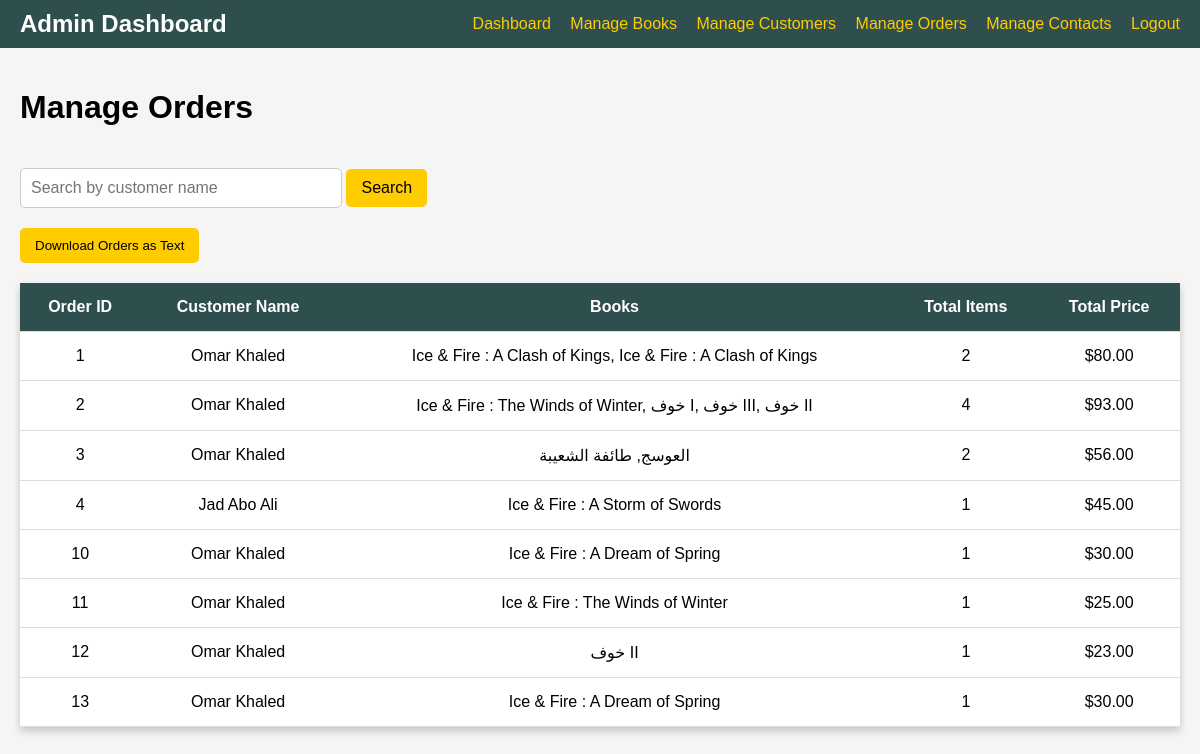
The app's page /admin/orders/manage_orders.php (signed in) with its own data.
### tables this page shows
CREATE TABLE `cart` (
  `id` int(11) NOT NULL,
  `customer_id` int(11) NOT NULL,
  `book_ids` text NOT NULL,
  `total_price` decimal(10,2) NOT NULL,
  `total_items` int(11) DEFAULT 0
);

CREATE TABLE `customer` (
  `id` int(11) NOT NULL,
  `name` varchar(255) NOT NULL,
  `email` varchar(255) NOT NULL,
  `password` varchar(255) NOT NULL,
  `phone_number` varchar(20) DEFAULT NULL
);

### admin/orders/manage_orders.php (the view, shortened to what this page needs)
<?php
include '../../includes/connection.php';
$search = "";
$orders = [];
if ($_SERVER['REQUEST_METHOD'] === 'GET' && isset($_GET['search'])) {
    $search = $_GET['search'];
    $query = "
        SELECT cart.id AS order_id, cart.total_price, cart.book_ids, cart.total_items, customer.name AS customer_name
        FROM cart
        INNER JOIN customer ON cart.customer_id = customer.id
        WHERE customer.name LIKE ?
    ";
    $stmt = $conn->prepare($query);
    $searchTerm = "%$search%";
    $stmt->bind_param("s", $searchTerm);
    $stmt->execute();
    $result = $stmt->get_result();
    $orders = $result->fetch_all(MYSQLI_ASSOC);
} else {
    $query = "
        SELECT cart.id AS order_id, cart.total_price, cart.book_ids, cart.total_items, customer.name AS customer_name
        FROM cart
        INNER JOIN customer ON cart.customer_id = customer.id
    ";
    $result = $conn->query($query);
    $orders = $result->fetch_all(MYSQLI_ASSOC);
}
?>
<!DOCTYPE html>
<html lang="en">
<head>
</head>
<body>
    <div class="navbar">
        <div class="title">Admin Dashboard</div>
        <div class="links">
            <a href="../dashboard.php">Dashboard</a>
            <a href="../books/manage_books.php">Manage Books</a>
            <a href="../customers/manage_customers.php">Manage Customers</a>
            <a href="manage_orders.php">Manage Orders</a>
            <a href="../view_contacts.php">Manage Contacts</a>
            <a href="../../includes/logout.php">Logout</a>
        </div>
    </div>
    <div class="container">
        <div class="top-bar">
            <h1>Manage Orders</h1>
        </div>
        <div class="search-bar">
            <form method="GET" action="manage_orders.php">
                <input type="text" name="search" placeholder="Search by customer name" value="<?= htmlspecialchars($search) ?>">
                <button type="submit">Search</button>
            </form>
        </div>
        <form method="POST" action="generate_text.php">
            <button type="submit" style="padding: 10px 15px; background-color: #FFCC00; border: none; border-radius: 5px; cursor: pointer;">
                Download Orders as Text
            </button>
        </form>
        <table>
            <thead>
                <tr>
                    <th>Order ID</th>
                    <th>Customer Name</th>
                    <th>Books</th>
                    <th>Total Items</th>
                    <th>Total Price</th>
                </tr>
            </thead>
            <tbody>
                <?php if (!empty($orders)) : ?>
                    <?php foreach ($orders as $order) : ?>
                        <tr>
                            <td><?= htmlspecialchars($order['order_id']) ?></td>
                            <td><?= htmlspecialchars($order['customer_name']) ?></td>
                            <td><?= htmlspecialchars(implode(', ', json_decode($order['book_ids'], true))) ?></td>
                            <td><?= htmlspecialchars($order['total_items']) ?></td>
                            <td>$<?= number_format($order['total_price'], 2) ?></td>
                        </tr>
                    <?php endforeach; ?>
                <?php else : ?>
                    <tr>
                        <td colspan="5">No orders found.</td>
                    </tr>
                <?php endif; ?>
            </tbody>
        </table>
    </div>
</body>
</html>

### admin/orders/manage_orders.php (style rules this page uses)
body { font-family: 'Arial', sans-serif; margin: 0; padding: 0; background-color: #f5f5f5; }
.navbar { display: flex; justify-content: space-between; align-items: center; background-color: #2F4F4F; color: #FFF; padding: 10px 20px; }
.navbar .title { font-size: 24px; font-weight: bold; }
.navbar .links a { color: #FFCC00; text-decoration: none; margin-left: 15px; font-size: 16px; }
.container { padding: 20px; max-width: 1200px; margin: 0 auto; }
.top-bar { display: flex; justify-content: space-between; align-items: center; margin-bottom: 20px; }
.search-bar { margin-bottom: 20px; }
.search-bar input { width: 300px; padding: 10px; font-size: 16px; border: 1px solid #ccc; border-radius: 5px; }
.search-bar button { padding: 10px 15px; font-size: 16px; background-color: #FFCC00; border: none; border-radius: 5px; cursor: pointer; }
table { width: 100%; border-collapse: collapse; margin-top: 20px; background: #fff; box-shadow: 0 4px 8px rgba(0, 0, 0, 0.2); }
table th, table td { padding: 15px; text-align: center; border-bottom: 1px solid #ddd; }
table th { background-color: #2F4F4F; color: #FFF; }

### records on screen
cart: id "1", customer.name "Omar Khaled", book_ids "Ice & Fire : A Clash of Kings, Ice & Fire : A Clash of Kings", total_items "2", total_price "80.00"
cart: id "2", customer.name "Omar Khaled", book_ids "Ice & Fire : The Winds of Winter, خوف I, خوف III, خوف II", total_items "4", total_price "93.00"
cart: id "3", customer.name "Omar Khaled", book_ids "العوسج, طائفة الشعيبة", total_items "2", total_price "56.00"
cart: id "4", customer.name "Jad Abo Ali", book_ids "Ice & Fire : A Storm of Swords", total_items "1", total_price "45.00"
cart: id "10", customer.name "Omar Khaled", book_ids "Ice & Fire : A Dream of Spring", total_items "1", total_price "30.00"
cart: id "11", customer.name "Omar Khaled", book_ids "Ice & Fire : The Winds of Winter", total_items "1", total_price "25.00"
cart: id "12", customer.name "Omar Khaled", book_ids "خوف II", total_items "1", total_price "23.00"
cart: id "13", customer.name "Omar Khaled", book_ids "Ice & Fire : A Dream of Spring", total_items "1", total_price "30.00"
